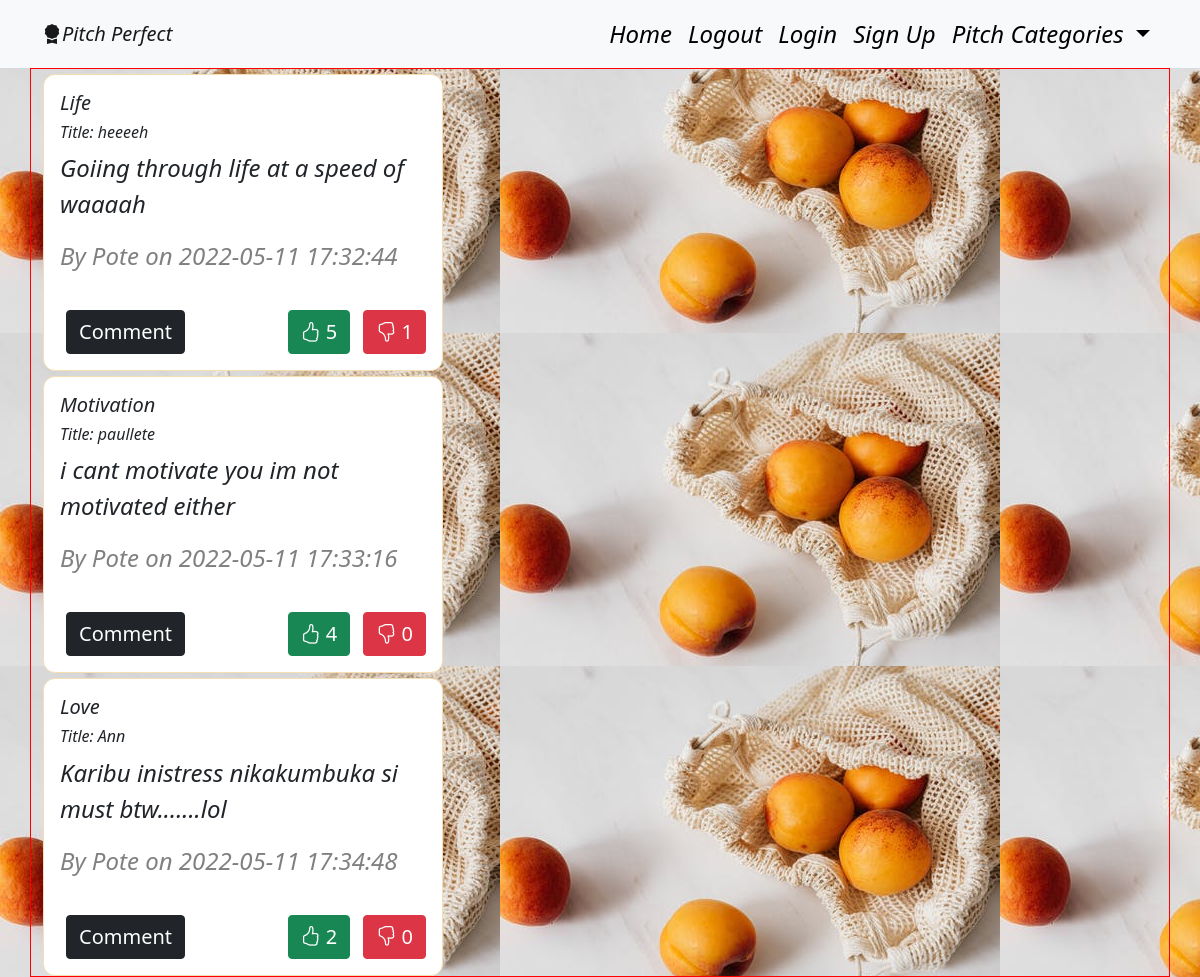
Before: /pitches (signed in) with the older database file.
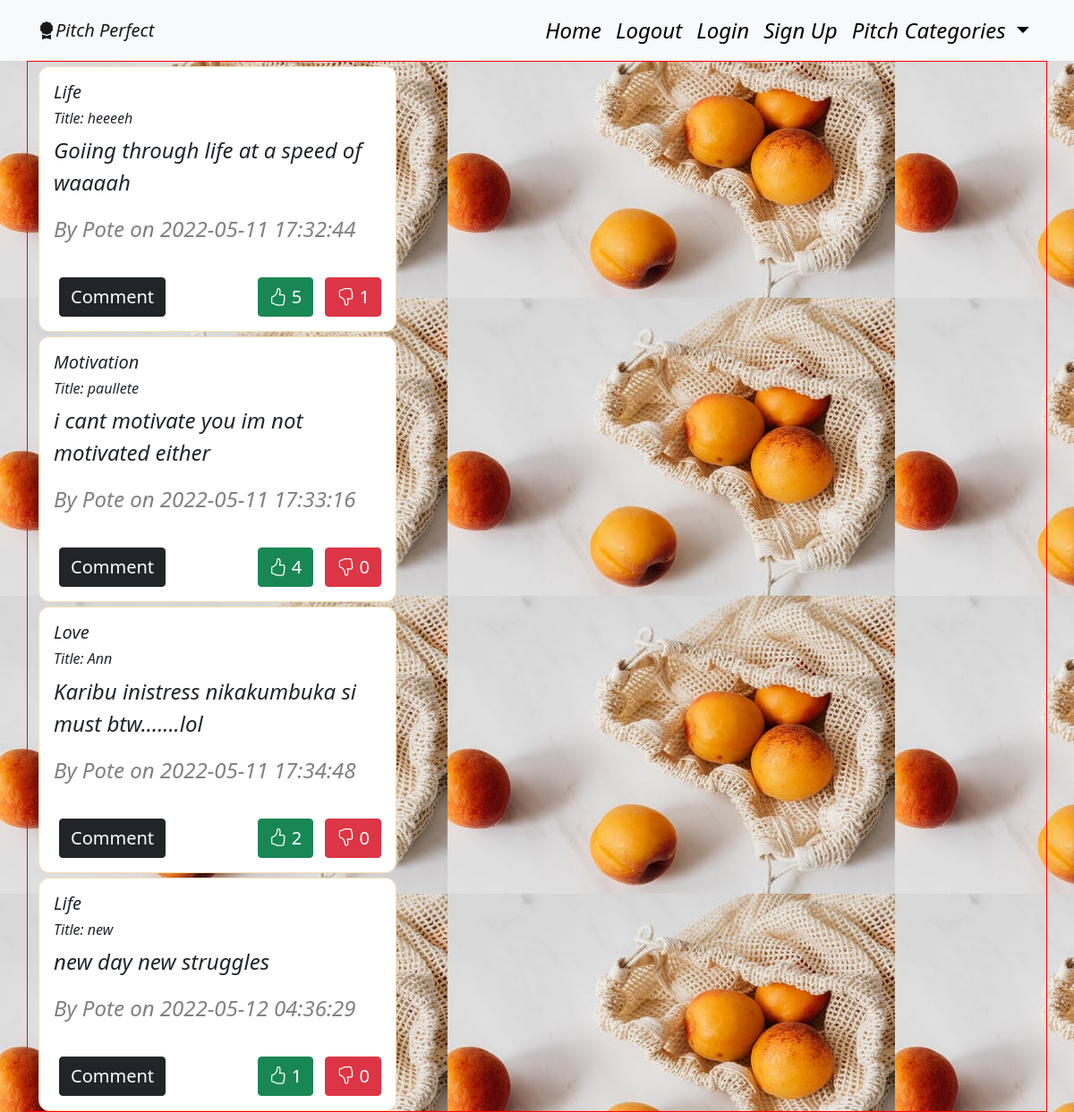
After: the same page with the newer database file.
### app/models.py (models this page shows)
class Pitch(db.Model):
    __table_name__ = 'pitches'
    id = db.Column(db.Integer, primary_key=True)
    title = db.Column(db.String(255), nullable=False)
    category = db.Column(db.String(255), nullable=False)
    content = db.Column(db.String(255), nullable=False)
    user_id = db.Column(db.Integer, db.ForeignKey('user.id'))
    comment = db.relationship('Comment', backref='pitch', lazy='dynamic')
    upvotes = db.relationship('UpVote', backref='pitch', lazy='dynamic')
    downvotes = db.relationship('DownVote', backref='pitch', lazy='dynamic')
    date = db.Column(db.DateTime(timezone=True), default=func.now())

class User(db.Model, UserMixin):
    id = db.Column(db.Integer, primary_key=True)
    username = db.Column(db.String(255))
    email = db.Column(db.String(255), unique=True)
    password = db.Column(db.String(255))
    pitches = db.relationship('Pitch', backref='user', lazy='dynamic')

### app/main/views.py (the view)
@main.route('/pitches')
@login_required
def pitches():
    pitches = Pitch.query.all()
    for pitch in pitches:
        print(pitch.content)
    return render_template('display_pitch.html', pitches=pitches)

### app/__init__.py (called while the page is built)
def create_app(config_name):  # a method to instantiate our App
    app = Flask(__name__)
    app.config['SECRET_KEY'] = 'SECRET'
    app.config['SQLALCHEMY_DATABASE_URI'] = f'sqlite:///{DB_NAME}'
    db.init_app(app)  # initialise our db
    mail.init_app(app) # initialize our mail
    login_manager = LoginManager()
    login_manager.login_view = 'auth.login'
    login_manager.init_app(app)
    bootstrap = Bootstrap(app)
    @login_manager.user_loader
    def load_user(user_id):
        return User.query.get(int(user_id))
    app.config.from_object(config_options[config_name])
    from .main import main as main_blueprint
    from .auth import auth as auth_blueprint
    app.register_blueprint(main_blueprint)
    app.register_blueprint(auth_blueprint, url_prefix='/')
    from .models import User, Pitch
    create_database(app)
    return app

### app/templates/display_pitch.html
{% extends 'base.html'%}
{% from 'display_pitch_macro.html' import display_pitches%}
{% block content %}
<div>{{ display_pitches(pitches) }}</div>
{% endblock %}

### app/templates/base.html (shortened to what this page needs)
{% extends 'bootstrap/base.html'%}
     {% block styles %}
    <link href="https://cdn.jsdelivr.net/npm/bootstrap@5.0.2/dist/css/bootstrap.min.css" rel="stylesheet">
    <link rel="stylesheet" href="https://cdn.jsdelivr.net/npm/bootstrap-icons@1.8.1/font/bootstrap-icons.css">
    <link rel="stylesheet" href="{{ url_for('static', filename='css/styles.css')}}">
    {% endblock %}
{% block navbar %}
{% include 'navbar.html' %}
{% endblock %}

### app/templates/display_pitch_macro.html
{% extends 'base.html' %}
{% macro display_pitches(pitches) %}
<div class="container pitch">
    <div class="row">
        <div class="col-md-4">
           {% if pitches %}
          {% for pitch in pitches %}
           <div class="card pitchCard" style="width: 25rem;">
                <div class="card-body">
                    <h5 class="card-title pitch-category">{{pitch.category}}</h5>
                    <h6>Title: {{pitch.title}}</h6>
                    <p>{{pitch.content}}</p>
                    <p class="author">By {{pitch.user.username.title()}} on {{pitch.date}}</p>
                    <div class="footer">
                        <div class="comments">
                            <a href="/comment/{{pitch.id}}"><button class="btn btn-dark">Comment</button></a>
                        </div>
                        <div class="votes">
                            <div class="upvote">
                            <a href="/like/{{pitch.id}}"><button class="btn btn-success"><i class="bi bi-hand-thumbs-up"></i> {{pitch.upvotes.count()}}</button></a>
                        </div>
                        <div class="downvote">
                            <a href="/dislike/{{pitch.id}}"><button class="btn btn-danger"><i class="bi bi-hand-thumbs-down"></i> {{pitch.downvotes.count()}}</button></a>
                        </div>
                        </div>
                    </div>
                </div>
           </div>
          {% endfor %}
         {% endif %}
        </div>
    </div>
</div>
{% endmacro %}

### app/templates/navbar.html (shortened to what this page needs)
<nav class="navbar navbar-expand-lg navbar-light bg-light">
  <div class="container">
    <a class="navbar-brand" href="#"><i class="bi bi-award-fill"></i>Pitch Perfect</a>
    <div class="collapse navbar-collapse" id="navbarNav">
      <ul class="navbar-nav ms-auto">
          <li class="nav-item">
          <a class="nav-link"  href="/">Home</a>
        </li>
          <li class="nav-item">
          <a class="nav-link" href="/logout">Logout</a>
        </li>
        <li class="nav-item">
          <a class="nav-link"  href="/login">Login</a>
        </li>
        <li class="nav-item">
          <a class="nav-link" href="/sign-up">Sign Up</a>
        </li>
        <li class="nav-item dropdown">
          <a class="nav-link dropdown-toggle" href="#" id="navbarDropdownMenuLink" role="button" data-bs-toggle="dropdown" aria-expanded="false">
            Pitch Categories
          </a>
        </li>
      </ul>
    </div>
  </div>
</nav>

### app/static/css/styles.css (style rules this page uses)
.nav-link { color: black !important; }
.card { border: 1px solid wheat; margin-top: 5px; }
.card-body { padding: 1rem; }
body { background-image: url("pexels-photo-4397920.jpeg"); font-style: italic; font-size: 1.5rem; }
.btn { margin-left: 0.3em; font-size: smaller; margin-top: 1em; }
.pitch { display: flex; align-items: center; justify-content: space-between; border: 1px solid red; }
.votes { display: flex; }
.pitchCard { border-radius: 0.5em; }
.author { color: grey; }
.footer { display: flex; align-items: center; justify-content: space-between; }
.downvote { margin-left: 0.3em; }

Changed rows visible on the page:
added Pitch: category "Life", title "new", content "new day new struggles", user.username "Pote", date "2022-05-12 04:36:29", upvotes.count "1", downvotes.count "0"
